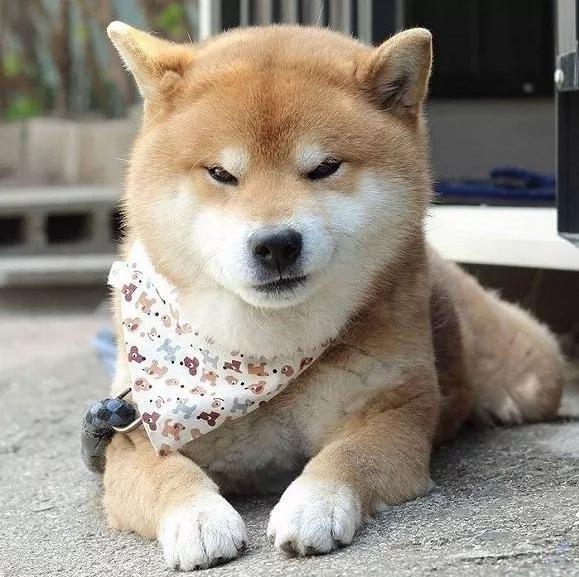
#> input picture Experimental tasks 3/实验3图片.jpg, 579 x 577 px
$ python 'Experimental tasks 3.py'
#> lines starting #> are read from the running program, lines starting #| are printed output that depends on the picture; after the words box and inside, x2 and y2 are one past the last pixel; in counts of white or black regions, pixels touching at a corner belong together
import matplotlib.pyplot as plt
import numpy as np
from scipy import ndimage

# 读取图片
img = plt.imread('实验3图片.jpg')
#> img is the input picture: shape (577, 579, 3); mean R, G, B 147.7, 139.6, 128.3

# 检查图片是否成功读取
if img is not None:
    print("图片已成功读取")
else:
    print("图片读取失败，请检查图片路径和文件名是否正确")

# 显示图片
plt.imshow(img)
plt.show()

# 左右翻转图片
img1 = np.fliplr(img)
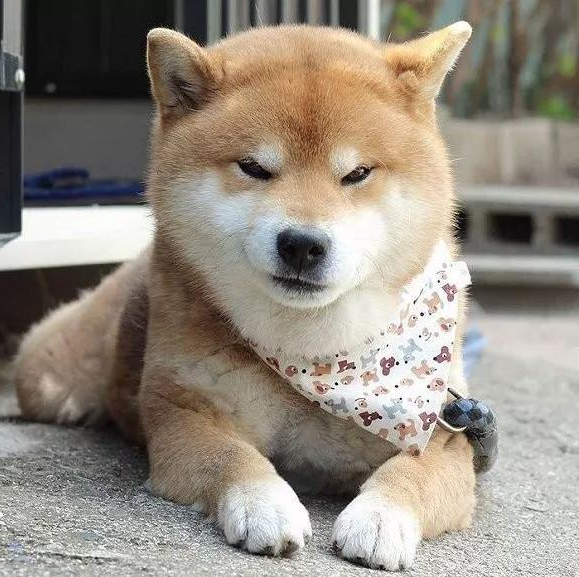
#> img1: shape (577, 579, 3); mean R, G, B 147.7, 139.6, 128.3

# 显示翻转后的图片
plt.imshow(img1)
plt.show()

# 缩小图片至原来的五分之一
zoom_factor = 1/5
img2 = ndimage.zoom(img, (zoom_factor, zoom_factor, 1), order=1)
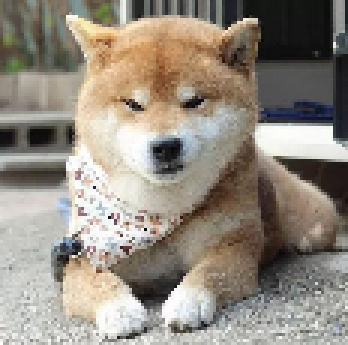
#> img2: shape (115, 116, 3) (shown 3 times larger); mean R, G, B 147.3, 139.3, 128.1

# 显示缩小后的图片
plt.imshow(img2)
plt.show()

# 生成噪声
noise = np.random.randint(0, 100, img.shape, dtype=np.int32)

# 叠加噪声到图片
img3 = np.add(img.astype(np.int32), noise)
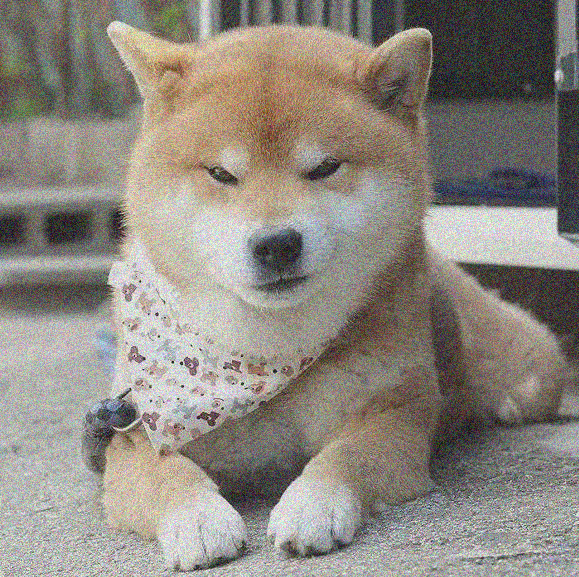
#> img3: shape (577, 579, 3) int32; mean R, G, B 197.2, 189.1, 177.9; drawn with min black and max white

# 确保像素值在0~255之间
img3 = np.clip(img3, 0, 255).astype(np.uint8)
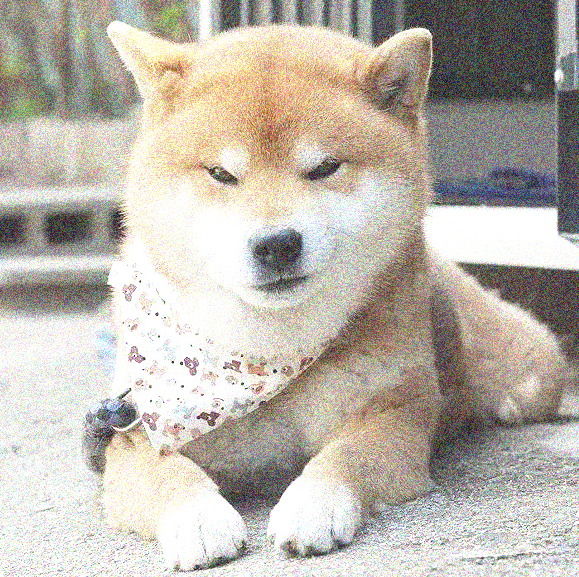
#> img3: shape (577, 579, 3); mean R, G, B 188.9, 182.4, 172.6

# 显示添加噪声后的图片
plt.imshow(img3)
plt.show()

# 生成随机颜色
random_color = np.random.randint(0, 256, size=3)

# 添加50*50像素的方块
img4 = img.copy()
img4[0:50, 0:50] = random_color
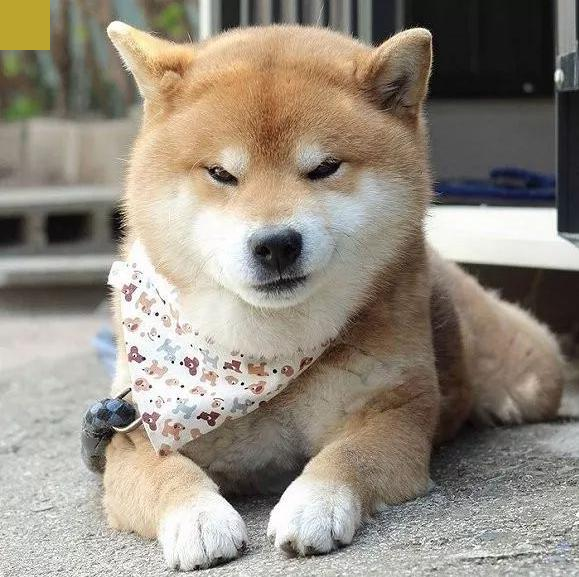
#> img4: shape (577, 579, 3); 0.75% of pixels changed, all inside (x1, y1, x2, y2) = (0, 0, 50, 50)

# 显示添加方块后的图片
plt.imshow(img4)
plt.show()

# 读取文件
#> (the run stopped early here; a loop or call above may not have finished)
